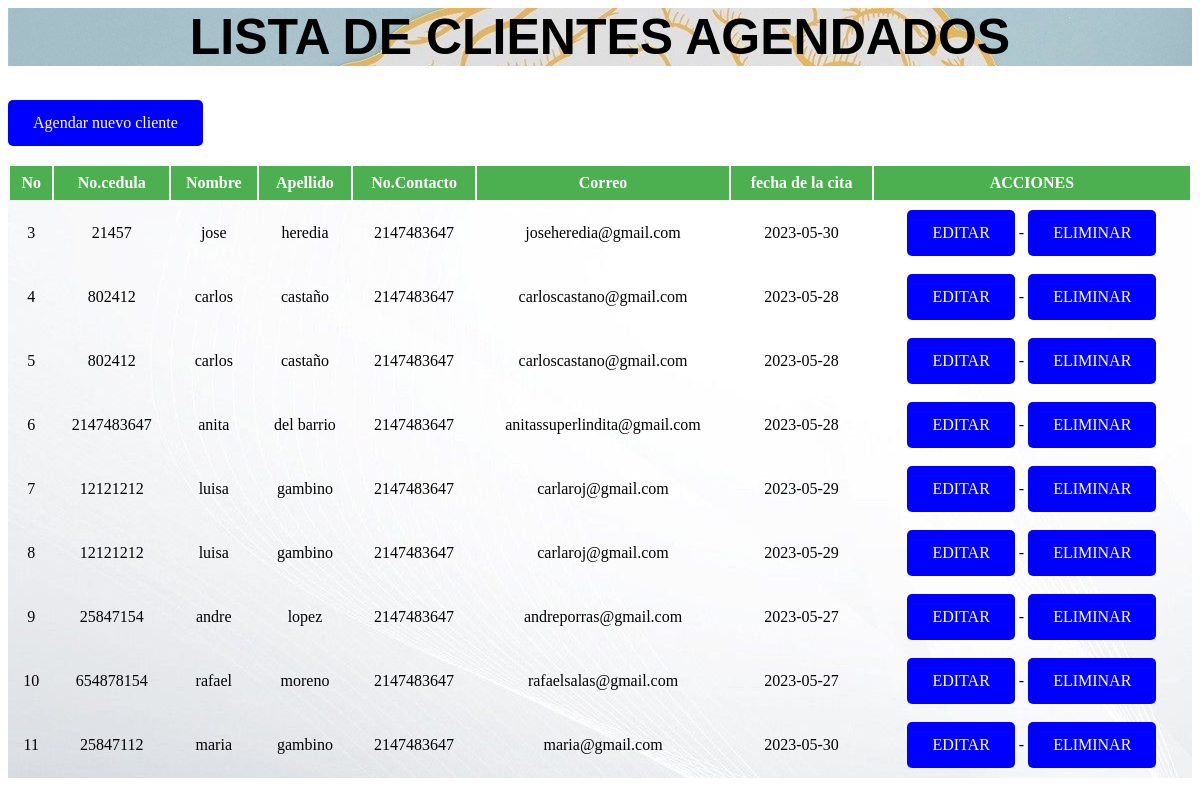
The page / on the database its author committed.
### tables this page shows
CREATE TABLE `base` (
  `id` int(100) NOT NULL,
  `NoCedula` int(20) NOT NULL,
  `nombre` varchar(30) NOT NULL,
  `apellido` varchar(30) NOT NULL,
  `NoTelefono` int(10) NOT NULL,
  `email` varchar(30) NOT NULL,
  `fechaDeConsulta` varchar(20) NOT NULL
);

### index.php (the view, shortened to what this page needs)
<html>
<head>
      <link rel="stylesheet" type="text/css" href="stilos.css">
</head>
<body>
<?php
    include("conexion.php");
    $sql="select * from base";
    $resultado=mysqli_query( $conexion, $sql);
?>
        <h1>LISTA DE CLIENTES AGENDADOS</h1>
        <a class=clientenuevo href="agregar.php">Agendar nuevo cliente</a><br><br>
        <table>
            <thead>
                   <tr>
                   <th>No</th>
                    <th>No.cedula</th>
                    <th>Nombre</th>
                    <th>Apellido</th>
                    <th>No.Contacto</th>
                    <th>Correo</th>
                    <th>fecha de la cita</th>
                    <th>ACCIONES</th>
                   </tr>
            </thead>
            <tbody>
                <?php
                    while($filas=mysqli_fetch_assoc($resultado)){
                ?>
                  <tr>
                    <td> <?php echo $filas['id'] ?> </td>
                    <td> <?php echo $filas['NoCedula'] ?> </td>
                    <td> <?php echo $filas['nombre'] ?> </td>
                    <td> <?php echo $filas['apellido'] ?> </td>
                    <td> <?php echo $filas['NoTelefono'] ?> </td>
                    <td> <?php echo $filas['email'] ?> </td>
                    <td> <?php echo $filas['fechaDeConsulta'] ?> </td>
                    <td>
<?php echo"<a href='editar.php?id=".$filas['id']."'>EDITAR</a>"; ?>
                       -
<?php echo"<a href='eliminar.php?id=".$filas['id']."' onclick='return confirmar()'>ELIMINAR</a>"; ?>
                    </td>
                  </tr>
                <?php
                }
                ?>
            </tbody>
        </table>
</body>
</html>

### stilos.css (style rules this page uses)
table { background-image: url(fondotablajpg.jpg); width: 100%; }
th,td { text-align: center; padding: 8px; }
tr:nth-child(even) { background: color #f2f2f2; }
th { background-color: #4caf50; color: white; }
a:link, a:visited { background-color: blue; color: white; padding: 14px 25px; text-align: center; text-decoration: none; display: inline-block; border-radius: 5px; }
h1 { font-size: 50px; font-family: 'Lucida Sans', 'Lucida Sans Regular', 'Lucida Grande', 'Lucida Sans Unicode', Geneva, Verdana, sans-serif; text-align: center; background-image:url(imagen\ psicologia.jpg); }

### rows shown on the page
base: id "3", NoCedula "21457", nombre "jose", apellido "heredia", NoTelefono "2147483647", email "joseheredia@gmail.com", fechaDeConsulta "2023-05-30"
base: id "4", NoCedula "802412", nombre "carlos", apellido "castaño", NoTelefono "2147483647", email "carloscastano@gmail.com", fechaDeConsulta "2023-05-28"
base: id "5", NoCedula "802412", nombre "carlos", apellido "castaño", NoTelefono "2147483647", email "carloscastano@gmail.com", fechaDeConsulta "2023-05-28"
base: id "6", NoCedula "2147483647", nombre "anita", apellido "del barrio", NoTelefono "2147483647", email "anitassuperlindita@gmail.com", fechaDeConsulta "2023-05-28"
base: id "7", NoCedula "12121212", nombre "luisa", apellido "gambino", NoTelefono "2147483647", email "carlaroj@gmail.com", fechaDeConsulta "2023-05-29"
base: id "8", NoCedula "12121212", nombre "luisa", apellido "gambino", NoTelefono "2147483647", email "carlaroj@gmail.com", fechaDeConsulta "2023-05-29"
base: id "9", NoCedula "25847154", nombre "andre", apellido "lopez", NoTelefono "2147483647", email "andreporras@gmail.com", fechaDeConsulta "2023-05-27"
base: id "10", NoCedula "654878154", nombre "rafael", apellido "moreno", NoTelefono "2147483647", email "rafaelsalas@gmail.com", fechaDeConsulta "2023-05-27"
base: id "11", NoCedula "25847112", nombre "maria", apellido "gambino", NoTelefono "2147483647", email "maria@gmail.com", fechaDeConsulta "2023-05-30"
